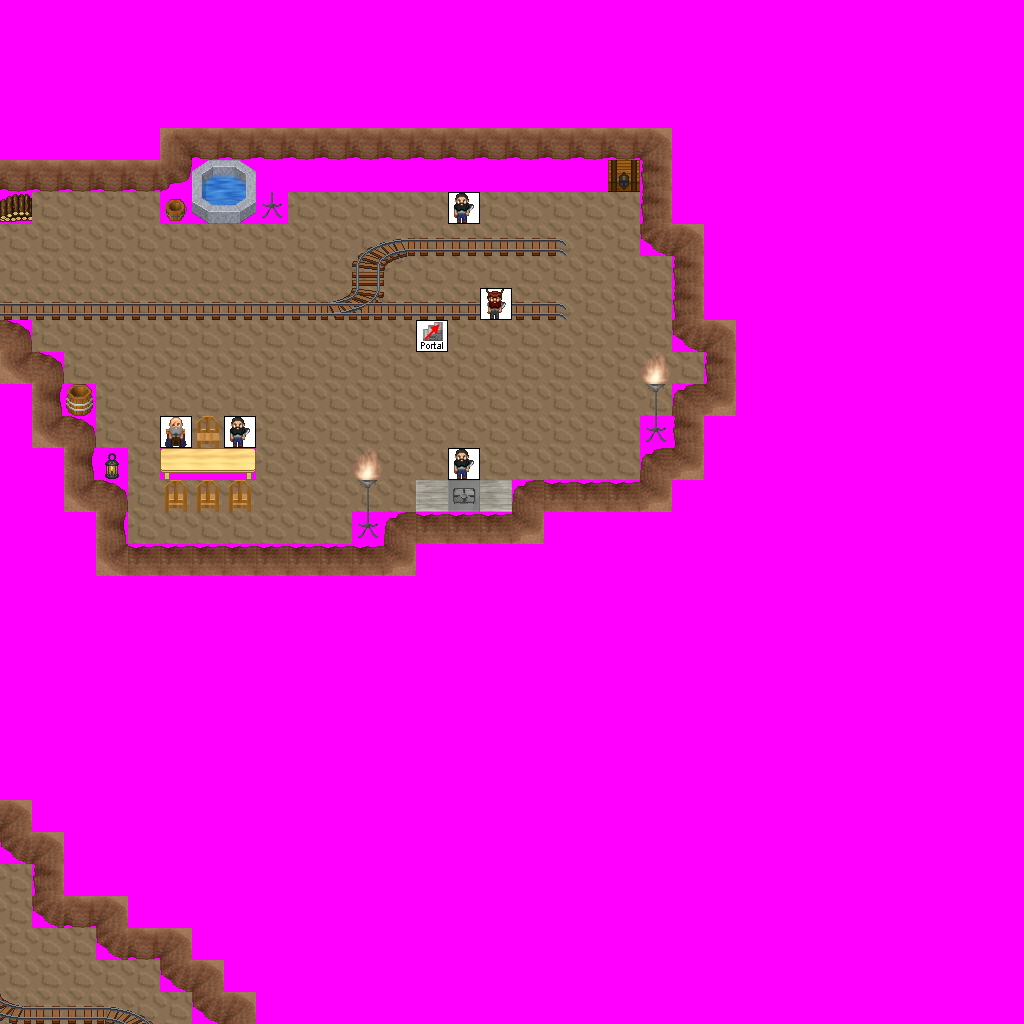

This game map was drawn from its Tiled (.tmx) file and the tilesets committed beside it. A one-line description and the trimmed map source follow:
An orthogonal 32x32 tile map with 32x32 px tiles, 6 tile layers (Ground, Objects, Above, Walkable, ...), 18 tilesets and 6 objects (3x newmap, from_east_0, from_east_1, from_north_0).

<map version="1.0" orientation="orthogonal" width="32" height="32" tilewidth="32" tileheight="32">
 <tileset firstgid="1" name="ground_brown" tilewidth="32" tileheight="32">
  <image source="../drawable/ground_brown.png" width="160" height="32" />
 </tileset>
 <tileset firstgid="6" name="furniture_light_iron_lamp" tilewidth="32" tileheight="32">
  <image source="../drawable/furniture_light_iron_lamp.png" width="32" height="96" />
 </tileset>
 <tileset firstgid="9" name="furniture_light_small_lamp" tilewidth="32" tileheight="32">
  <image source="../drawable/furniture_light_small_lamp.png" width="128" height="32" />
 </tileset>
 <tileset firstgid="13" name="building_stairs_stairs" tilewidth="32" tileheight="32">
  <image source="../drawable/building_stairs_stairs.png" width="64" height="192" />
 </tileset>
 <tileset firstgid="25" name="item_pot_barrel" tilewidth="32" tileheight="32">
  <image source="../drawable/item_pot_barrel.png" width="32" height="64" />
 </tileset>
 <tileset firstgid="27" name="furniture_chair_wooden_pale" tilewidth="32" tileheight="32">
  <image source="../drawable/furniture_chair_wooden_pale.png" width="64" height="64" />
 </tileset>
 <tileset firstgid="31" name="furniture_table_long_side_on_pale" tilewidth="32" tileheight="32">
  <image source="../drawable/furniture_table_long_side_on_pale.png" width="96" height="32" />
 </tileset>
 <tileset firstgid="34" name="building_decoration_pool" tilewidth="32" tileheight="32">
  <image source="../drawable/building_decoration_pool.png" width="96" height="96" />
 </tileset>
 <tileset firstgid="43" name="furniture_table_table_with_hob" tilewidth="32" tileheight="32">
  <image source="../drawable/furniture_table_table_with_hob.png" width="160" height="32" />
 </tileset>
 <tileset firstgid="48" name="item_chest_small" tilewidth="32" tileheight="32">
  <image source="../drawable/item_chest_small.png" width="32" height="64" />
 </tileset>
 <tileset firstgid="50" name="building_decoration_toolset" tilewidth="32" tileheight="32">
  <image source="../drawable/building_decoration_toolset.png" width="288" height="64" />
 </tileset>
 <tileset firstgid="68" name="furniture_light_flames" tilewidth="32" tileheight="32">
  <image source="../drawable/furniture_light_flames.png" width="192" height="32" />
 </tileset>
 <tileset firstgid="74" name="logic_portal" tilewidth="32" tileheight="32">
  <image source="../drawable/logic_portal.png" width="256" height="96" />
 </tileset>
 <tileset firstgid="98" name="logic_creature_dwarf" tilewidth="32" tileheight="32">
  <image source="../drawable/logic_creature_dwarf.png" width="256" height="32" />
 </tileset>
 <tileset firstgid="106" name="item_firewood" tilewidth="32" tileheight="32">
  <image source="../drawable/item_firewood.png" width="96" height="128" />
 </tileset>
 <tileset firstgid="118" name="building_wall_int_sandstone" tilewidth="32" tileheight="32">
  <image source="../drawable/building_wall_int_sandstone.png" width="96" height="160" />
 </tileset>
 <tileset firstgid="133" name="object_mine_rails_2" tilewidth="32" tileheight="32">
  <image source="../drawable/object_mine_rails_2.png" width="256" height="256" />
 </tileset>
 <tileset firstgid="197" name="walkable_sentinel" tilewidth="32" tileheight="32">
  <image source="../drawable/walkable_sentinel.png" width="32" height="32" />
 </tileset>
 <layer name="Ground" width="32" height="32">
  <data>[1024 cells, 1024 non-empty, 2 distinct tile ids]</data>
 </layer>
 <layer name="Objects" width="32" height="32">
  <data>[1024 cells, 21 non-empty, 17 distinct tile ids]</data>
 </layer>
 <layer name="Above" width="32" height="32">
  <data>[1024 cells, 6 non-empty, 2 distinct tile ids]</data>
 </layer>
 <layer name="Walkable" width="32" height="32">
  <data>[1024 cells, 827 non-empty, 1 distinct tile ids]</data>
 </layer>
 <layer name="Objects_stendhal" width="32" height="32">
  <data>[1024 cells, 137 non-empty, 42 distinct tile ids]</data>
 </layer>
 <layer name="Objects_stendhal2" width="32" height="32">
  <data>[1024 cells, 6 non-empty, 4 distinct tile ids]</data>
 </layer>
 <objectgroup name="Mapevents" width="32" height="32">
  <object name="exit_west_0" type="newmap" x="0" y="224" width="32" height="64">
   <properties>
    <property name="map" value="level_2_orril_dwarf_mine_x0_y0" />
    <property name="place" value="from_west_0" />
   </properties>
  </object>
  <object name="exit_west_1" type="newmap" x="0" y="864" width="32" height="160">
   <properties>
    <property name="map" value="level_2_orril_dwarf_mine_x0_y0" />
    <property name="place" value="from_west_1" />
   </properties>
  </object>
  <object name="exit_south_0" type="newmap" x="0" y="992" width="192" height="32">
   <properties>
    <property name="map" value="level_2_orril_dwarf_mine_x1_y1" />
    <property name="place" value="from_south_0" />
   </properties>
  </object>
 </objectgroup>
 <objectgroup name="Spawn" width="32" height="32">
  <object name="from_east_0" x="0" y="256" width="32" height="32" />
  <object name="from_east_1" x="0" y="928" width="32" height="32" />
  <object name="from_north_0" x="96" y="992" width="32" height="32" />
 </objectgroup>
 <objectgroup name="Keys" width="32" height="32" />
 <objectgroup name="Replace" width="32" height="32" />
</map>
